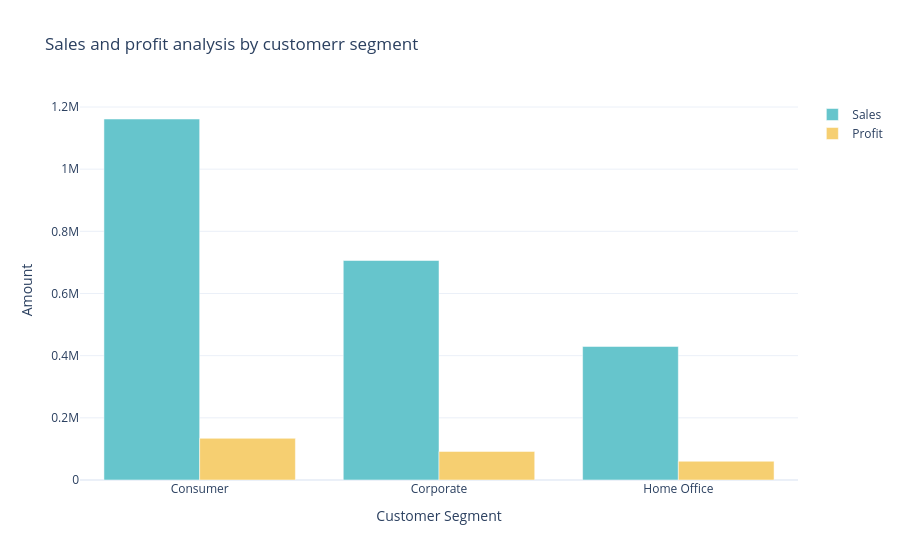

The notebook cell this image was saved under:
### Markdown cell above
# Analysis Sales and Profit by Customer Segment

### Code cell
sales_profit_by_segment = data.groupby('Segment').agg({'Sales':'sum','Profit':'sum'}).reset_index()

color_palette = colors.qualitative.Pastel

fig = go.Figure()

fig.add_trace(go.Bar(x=sales_profit_by_segment['Segment'],
                    y=sales_profit_by_segment['Sales'],
                    name='Sales',
                    marker_color=color_palette[0]))
fig.add_trace(go.Bar(x=sales_profit_by_segment['Segment'],
                    y=sales_profit_by_segment['Profit'],
                    name='Profit',
                    marker_color=color_palette[1]))

fig.update_layout(title='Sales and profit analysis by customerr segment',
                 xaxis_title='Customer Segment',yaxis_title='Amount')

fig.show()

### Figure 1 — Plotly figure (JSON) as saved in the notebook; plotly's stock layout.template omitted (floating-point values rounded to 4 significant figures)
{"data": [{"marker": {"color": "rgb(102, 197, 204)"}, "name": "Sales", "type": "bar", "x": ["Consumer", "Corporate", "Home Office"], "y": [1161000.0, 706100.0, 429700.0]}, {"marker": {"color": "rgb(246, 207, 113)"}, "name": "Profit", "type": "bar", "x": ["Consumer", "Corporate", "Home Office"], "y": [134100.0, 91980.0, 60300.0]}], "layout": {"title": {"text": "Sales and profit analysis by customerr segment"}, "xaxis": {"title": {"text": "Customer Segment"}}, "yaxis": {"title": {"text": "Amount"}}}}
